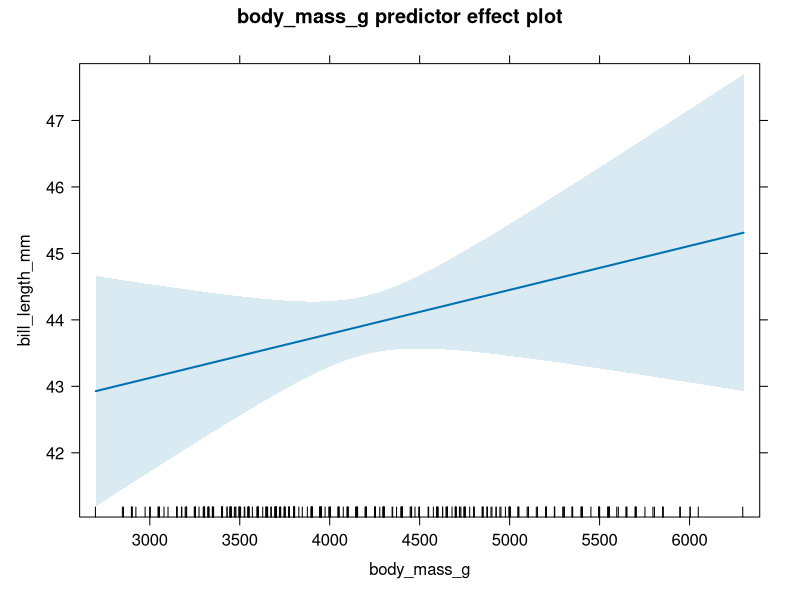
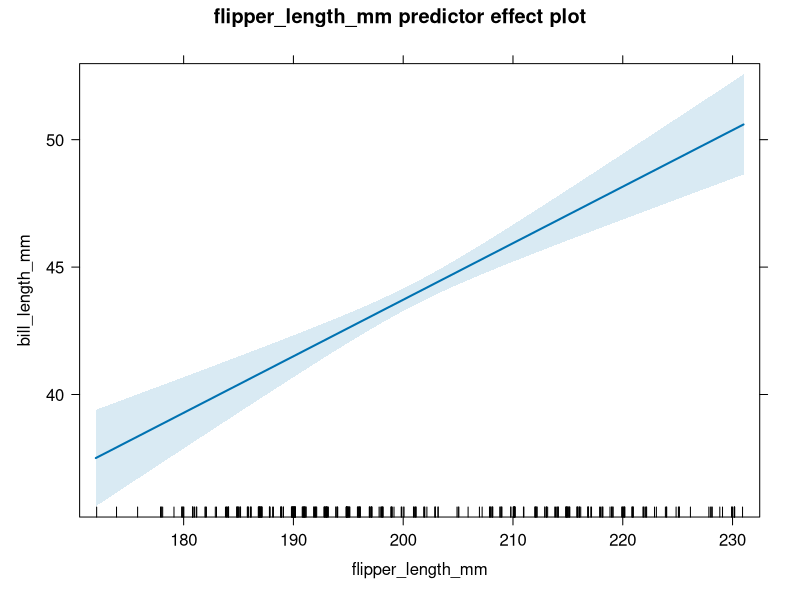
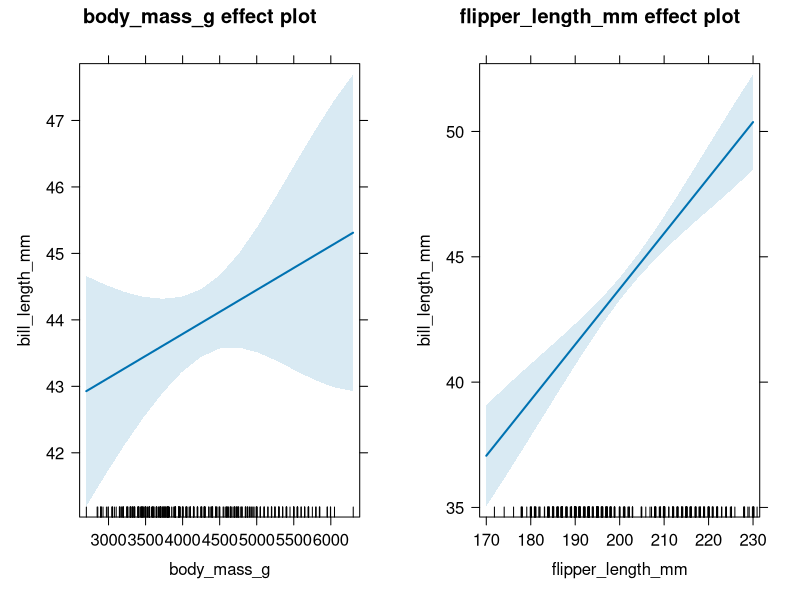
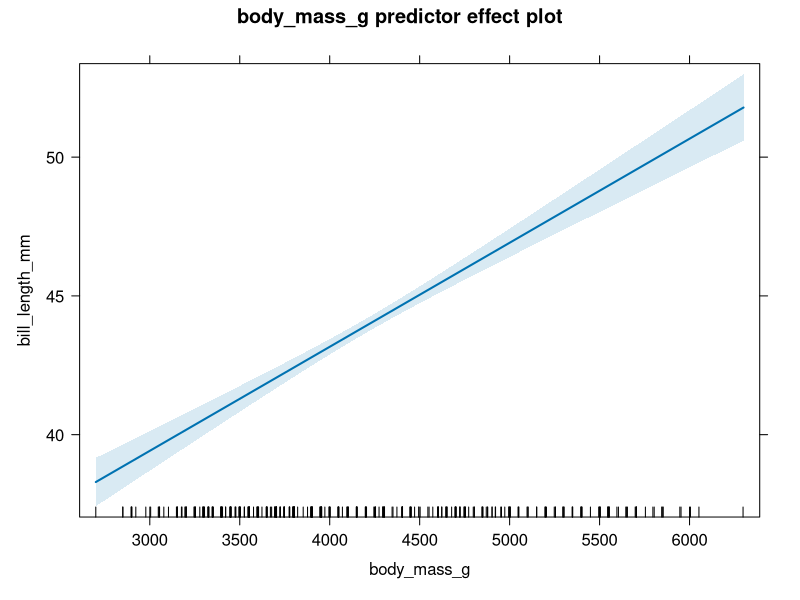
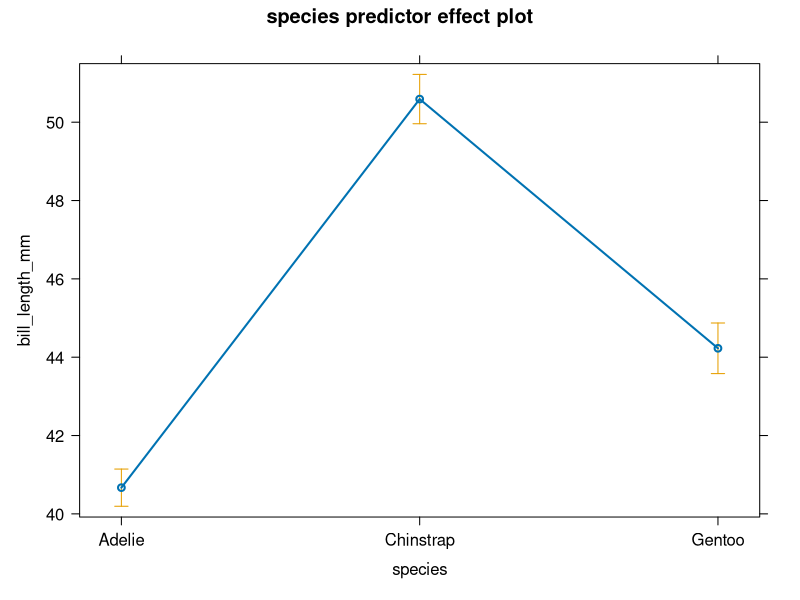
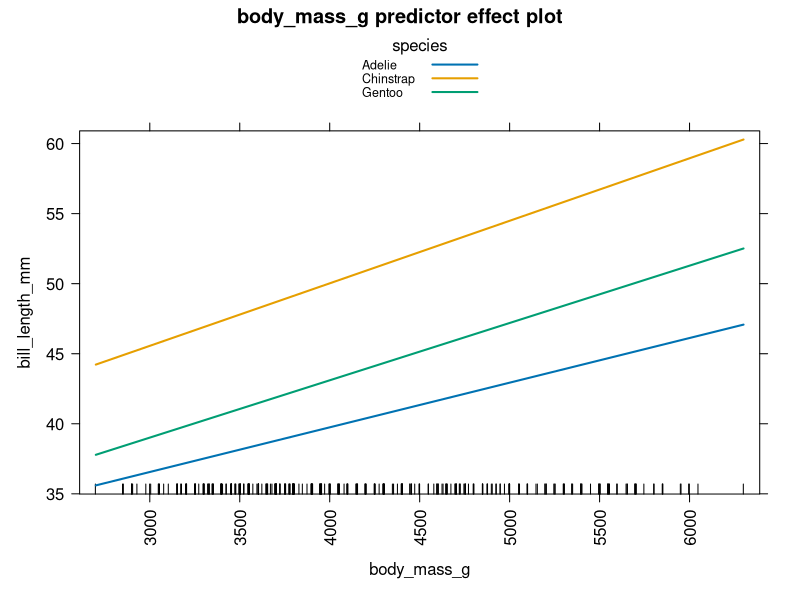
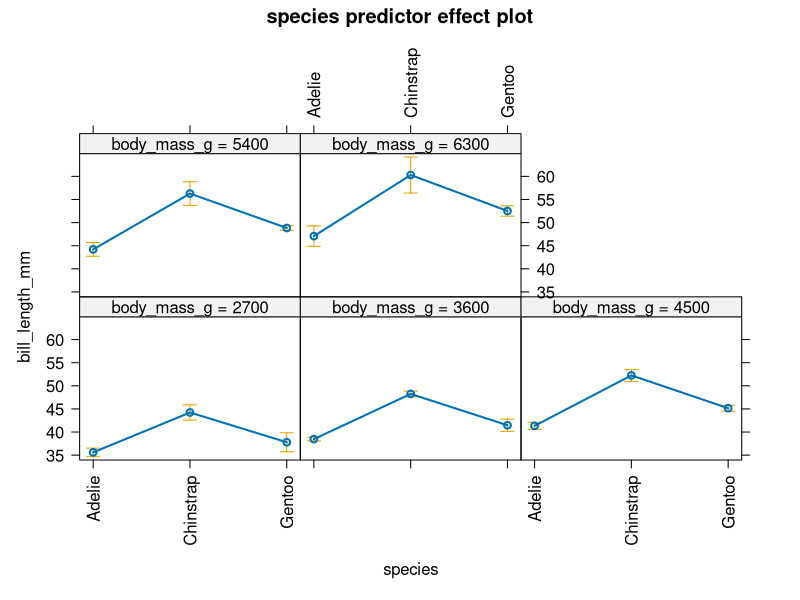
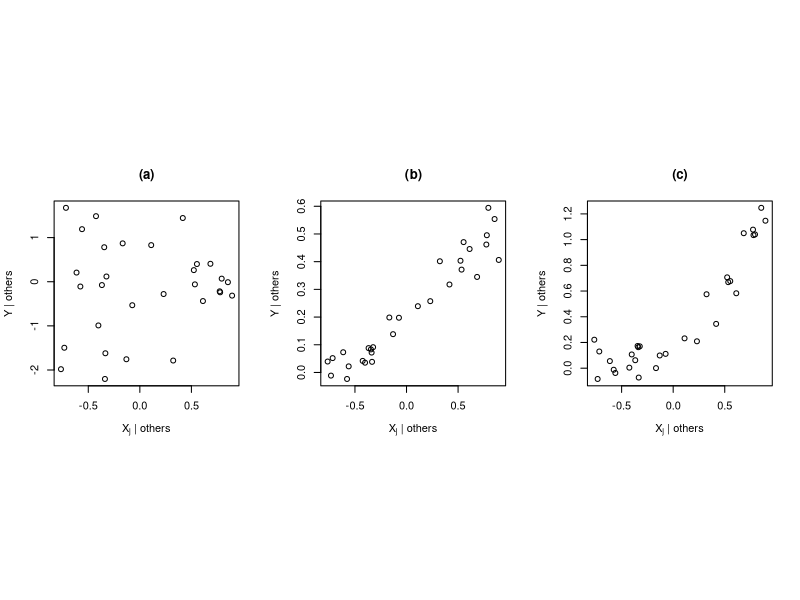

Here is the R script that generated these plots, in order:
## ---- chunk 1
# change Console output behavior
# knitr::opts_chunk$set(comment = "#>", collapse = TRUE)
knitr::opts_chunk$set(collapse = TRUE)
## ---- chunk 2
# load penguins data
data(penguins, package = "palmerpenguins")
# transform body mass variable from g to kg
penguins <- penguins |> transform(body_mass_kg = body_mass_g/1000)
# fit model with body_mass_kg
slmod_scaled <- lm(bill_length_mm ~ body_mass_kg, data = penguins)
# extract coefficients
coefficients(slmod_scaled)
## ---- chunk 3
# load penguins data since it hasn't been loaded in this chapter
data(penguins, package = "palmerpenguins")
# refit multiple linear regression model
mlmod <- lm(bill_length_mm ~ body_mass_g + flipper_length_mm, data = penguins)
# extract estimated coefficients
coef(mlmod)
## ---- chunk 4
colMeans(mlmod$model)
## ---- chunk 5
# load effects package
library(effects)
# draw effect plot for body_mass_g
plot(predictorEffect("body_mass_g", mlmod))
## ---- chunk 6
# draw effect plot for flipper_length_mm
plot(predictorEffect("flipper_length_mm", mlmod))
## ---- chunk 7
plot(allEffects(mlmod))
## ---- chunk 8
# refit the parallel lines model
lmodp <- lm(bill_length_mm ~ body_mass_g + species, data = penguins)
# double-check coefficients
coef(lmodp)
## ---- chunk 9
table(lmodp$model$species)
print(paste('Total:', length(lmodp$model$species)))
## ---- chunk 10
# draw effect plot for body_mass_g
plot(predictorEffect("body_mass_g", lmodp))
## ---- chunk 11
# sample mean of body_mass_g variable used to fit lmodp
mean(lmodp$model$body_mass_g)
## ---- chunk 12
plot(predictorEffect("species", lmodp))
## ---- chunk 13
# fit separate lines model
lmods <- lm(bill_length_mm ~ body_mass_g + species + body_mass_g:species,
            data = penguins)
# extract estimated coefficients
coef(lmods)
## ---- chunk 14
# effect plot of body mass for separate lines model
# axes ... rotates the x-axis labels 90 degrees
# lines ... plots the effect of body mass in one graphic
plot(predictorEffect("body_mass_g", lmods),
     axes = list(x = list(rotate = 90)),
     lines = list(multiline = TRUE))
## ---- chunk 15
# effect plot of body mass for separate lines model
# axes ... rotates the x-axis labels 90 degrees
# lines ... plots the effect of species in one graphic
plot(predictorEffect("species", lmods),
     axes = list(x = list(rotate = 90)),
     lines=list(multiline = FALSE))
## ---- chunk 16
par(mfrow = c(1, 3), pty = "s")
set.seed(71)
x <- runif(30, -1, 1)
y1 <- rnorm(30)
y2 <- 0.2 + 0.3 * x + rnorm(30, sd = 0.05)
y3 <- 0.2 + 0.6 * x + 0.6 * x^2 + rnorm(30, sd = 0.1)
plot(y1 ~ x, ylab = "Y | others",
     xlab = expression(paste(X[j], " | others")))
title("(a)")
plot(y2 ~ x, ylab = "Y | others",
     xlab = expression(paste(X[j], " | others")))
title("(b)")
plot(y3 ~ x, ylab = "Y | others",
     xlab = expression(paste(X[j], " | others")))
title("(c)")
par(mfrow = c(1, 1))
## ---- chunk 17
library(car)
# create added-variable plots for all regressors in mlmod
avPlots(mlmod)
## ---- chunk 18
avPlots(lmodp)
## ---- chunk 19
leveragePlots(lmodp)
## ---- chunk 20
leveragePlots(lmods)
## ---- chunk 21
y <- c(1, 4, 6, 8, 9) # response vector
ones <- rep(0, 5) # column of 1s
x1 <- c(7, 5, 5, 7, 7) # regressor 1
x2 <- c(-1, 2, -3, 1, 5/7) # create regressor 2 to be orthogonal to x1
crossprod(x1, x2) # cross product is zero
x3 <- c(0, -1, 1, 0, 0) # orthogonal to ones, x1
x4 <- c(0, 0, 0, 1, -1) # orthogonal to ones, x1, x3
x5 <- c(1, 0, 0, -1, 0) # orthogonal to ones, x1, not x4

crossprod(cbind(1, x1, x4, x5))

lm(y ~ x1)
lm(y ~ x4 + x5 - 1)
lm(y ~ x1 + x4 + x5)
## ---- chunk 22
y <- c(1, 4, 6, 8, 9)       # create an arbitrary response vector
X1 <- c(7, 5, 5, 7, 7)      # create regressor 1
X2 <- c(-1, 2, -3, 1, 5/7)  # create regressor 2 to be orthogonal to x1
## ---- chunk 23
# cross product is zero, so X1 and X2 are orthogonal
crossprod(X1, X2)
## ---- chunk 24
# y regressed on X1 without an intercept
lmod1 <- lm(y ~ x1 - 1)
coef(lmod1)
# y regressed on X1 and X2 without an intercept
lmod2 <- lm(y ~ x1 + x2 - 1)
coef(lmod2)
## ---- chunk 25
ones <- rep(1, 5)   # column of 1s
crossprod(ones, X1) # not zero, so not orthogonal
crossprod(ones, X2) # not zero, so not orthogonal
## ---- chunk 26
coef(lmod2) # coefficients for lmod2
# y regressed on X1 and X2 with an intercept
lmod3 <- lm(y ~ x1 + x2)
coef(lmod3) # coefficients for lmod3
## ---- chunk 27
X3 <-  c(0, -1, 1, 0, 0) # sample mean is zero
X4 <- c(0, 0, 0, 1, -1)  # sample mean is zero
cov(X3, X4)              # 0, so X3 and X4 are uncorrelated and orthogonal
## ---- chunk 28
crossprod(model.matrix(~ X1 + X2 + X3 + X4))
## ---- chunk 29
coef(lm(y ~ 1))
## ---- chunk 30
lmod4 <- lm(y ~ x1) # model with 1s and x1
coef(lmod4)
## ---- chunk 31
coef(lm(y ~ x1 + x2))
## ---- chunk 32
coef(lm(y ~ x1 + x3))
## ---- chunk 33
coef(lm(y ~ x1 + x3 + x4))
## ---- chunk 34
X5 <- c(1, 0, 0, -1, 0) # orthogonal to ones, x1, not x4
# note block of 0s
crossprod(cbind(ones, X1, X4, X5))
## ---- chunk 35
lm(y ~ x1)           # model with 1s and x1
lm(y ~ x4 + x5 - 1)  # model with x4 and x5 only
lm(y ~ x1 + x4 + x5) # model with 1s, x1, x4, x5
